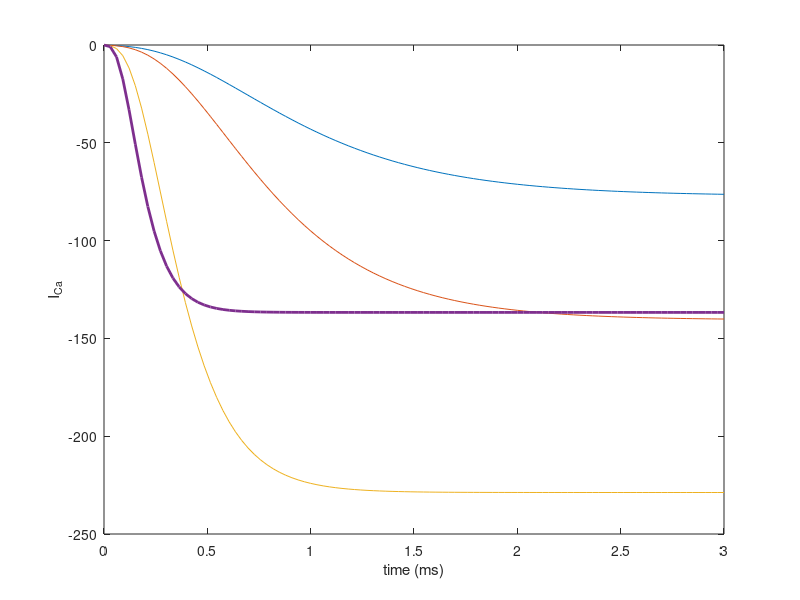

Recreate this plot in MATLAB. (Note: this script raises an error after producing the figure.)
	k10=2; k20=1; z1=1; s0=100; PCa=0.00001; F=96490; R=8.315; T=300;
	ci=0; ce=40; n=5;
	Vss=-0.07;
	k1=k10*exp(F*z1*Vss/(R*T));
	ohss=s0*k1/(k1+k20);
	
	x = linspace(0,3,100);

	V=-0.02;
	phi=2*F*V/(R*T);
	k1=k10*exp(F*z1*V/(R*T));
	jj=PCa*2*F*phi*(ci-ce*exp(-phi))/(1-exp(-phi));
	oh_1=k1*(s0/(k1+k20))*(1-exp(-(k1+k20)*x))+ohss*exp(-(k1+k20)*x);
	ICa_1=jj*(s0/n)*((oh_1/s0).^n);

	V=-0.01;
	phi=2*F*V/(R*T);
	k1=k10*exp(F*z1*V/(R*T));
	jj=PCa*2*F*phi*(ci-ce*exp(-phi))/(1-exp(-phi));
	oh_2=k1*(s0/(k1+k20))*(1-exp(-(k1+k20)*x))+ohss*exp(-(k1+k20)*x);
	ICa_2=jj*(s0/n)*((oh_2/s0).^n);

	V=0.02;
	phi=2*F*V/(R*T);
	k1=k10*exp(F*z1*V/(R*T));
	jj=PCa*2*F*phi*(ci-ce*exp(-phi))/(1-exp(-phi));
	oh_4=k1*(s0/(k1+k20))*(1-exp(-(k1+k20)*x))+ohss*exp(-(k1+k20)*x);
	ICa_4=jj*(s0/n)*((oh_4/s0).^n);

	V=0.04;
	phi=2*F*V/(R*T);
	k1=k10*exp(F*z1*V/(R*T));
	jj=PCa*2*F*phi*(ci-ce*exp(-phi))/(1-exp(-phi));
	oh_5=k1*(s0/(k1+k20))*(1-exp(-(k1+k20)*x))+ohss*exp(-(k1+k20)*x);
	ICa_5=jj*(s0/n)*((oh_5/s0).^n);


    figure(1)
    plot(x,ICa_1,x,ICa_2,x,ICa_4,x,ICa_5,'LineWidth',2)
    xlabel('time (ms)')
    ylabel('I_{Ca}')


    x = linspace(-70,70,100);
 	
 	phi_x=2*F*(x/1000)/(R*T);
 	Jss=PCa*2*F*phi_x.*(ci-ce*exp(-phi_x))./(1-exp(-phi_x));
 	Oss=k10*exp(F*z1*(x/1000)/(R*T)).*(1./(k10*exp(F*z1*(x/1000)/(R*T))+k20));
 	ICass=Jss.*(s0/n).*((Oss).^n);

    figure(2)
    yyaxis left
    plot(x,Jss,x,ICass,'LineWidth',2)
    ylabel('I_{Ca}')
    yyaxis right
    plot(x,Oss,'LineWidth',2)
    xlabel('V (mV)')
    ylabel('\hat{o}')
    ylim([0,1])
    
